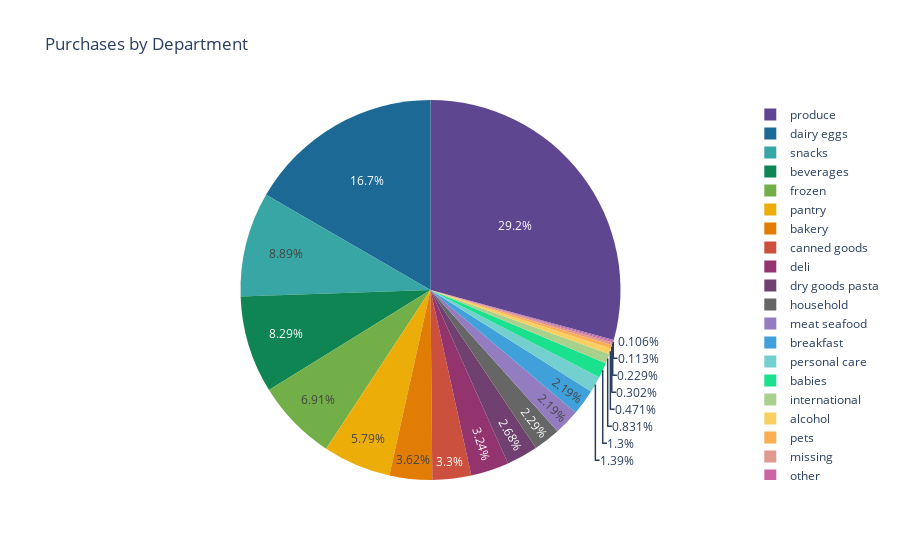

Notebook cell for this chart:
### Code cell
fig4 = px.pie(dep_freq, values = 'frequency', names = 'department',
             title = 'Purchases by Department',
             color_discrete_sequence=px.colors.qualitative.Prism)

fig4.show()

### Figure 1 — Plotly figure (JSON) as saved in the notebook; plotly's stock layout.template omitted (floating-point values rounded to 4 significant figures)
{"data": [{"domain": {"x": [0, 1], "y": [0, 1]}, "hovertemplate": "department=%{label}<br>frequency=%{value}<extra></extra>", "labels": ["produce", "dairy eggs", "snacks", "beverages", "frozen", "pantry", "bakery", "canned goods", "deli", "dry goods pasta", "household", "meat seafood", "breakfast", "personal care", "babies", "international", "alcohol", "pets", "missing", "other", "bulk"], "legendgroup": "", "name": "", "showlegend": true, "type": "pie", "values": [0.2924, 0.1665, 0.0889, 0.08292, 0.0691, 0.05786, 0.03623, 0.03297, 0.03239, 0.02677, 0.02291, 0.02186, 0.02185, 0.01386, 0.01297, 0.008313, 0.00471, 0.003023, 0.002289, 0.001126, 0.001062]}], "layout": {"legend": {"tracegroupgap": 0}, "piecolorway": ["rgb(95, 70, 144)", "rgb(29, 105, 150)", "rgb(56, 166, 165)", "rgb(15, 133, 84)", "rgb(115, 175, 72)", "rgb(237, 173, 8)", "rgb(225, 124, 5)", "rgb(204, 80, 62)", "rgb(148, 52, 110)", "rgb(111, 64, 112)", "rgb(102, 102, 102)"], "title": {"text": "Purchases by Department"}}}
